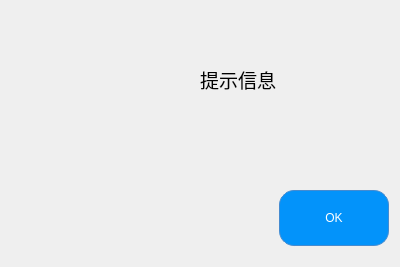
<?xml version="1.0" encoding="UTF-8"?>
<ui version="4.0">
 <class>Dialog</class>
 <widget class="QDialog" name="Dialog">
  <property name="geometry">
   <rect>
    <x>0</x>
    <y>0</y>
    <width>400</width>
    <height>267</height>
   </rect>
  </property>
  <property name="sizePolicy">
   <sizepolicy hsizetype="Fixed" vsizetype="Fixed">
    <horstretch>0</horstretch>
    <verstretch>0</verstretch>
   </sizepolicy>
  </property>
  <property name="maximumSize">
   <size>
    <width>400</width>
    <height>267</height>
   </size>
  </property>
  <property name="windowTitle">
   <string>提示</string>
  </property>
  <layout class="QVBoxLayout" name="verticalLayout">
   <item>
    <layout class="QHBoxLayout" name="horizontalLayout">
     <property name="spacing">
      <number>0</number>
     </property>
     <property name="leftMargin">
      <number>0</number>
     </property>
     <property name="topMargin">
      <number>0</number>
     </property>
     <property name="rightMargin">
      <number>0</number>
     </property>
     <property name="bottomMargin">
      <number>36</number>
     </property>
     <item>
      <widget class="QLabel" name="label_icon">
       <property name="font">
        <font>
         <pointsize>8</pointsize>
        </font>
       </property>
       <property name="frameShape">
        <enum>QFrame::Shape::NoFrame</enum>
       </property>
       <property name="text">
        <string/>
       </property>
       <property name="pixmap">
        <pixmap resource="comp_icons.qrc">:/icons/提示.png</pixmap>
       </property>
       <property name="scaledContents">
        <bool>false</bool>
       </property>
       <property name="alignment">
        <set>Qt::AlignmentFlag::AlignCenter</set>
       </property>
       <property name="wordWrap">
        <bool>false</bool>
       </property>
       <property name="margin">
        <number>0</number>
       </property>
       <property name="indent">
        <number>-1</number>
       </property>
       <property name="openExternalLinks">
        <bool>false</bool>
       </property>
      </widget>
     </item>
     <item>
      <widget class="QLabel" name="label_text">
       <property name="font">
        <font>
         <pointsize>14</pointsize>
        </font>
       </property>
       <property name="text">
        <string>提示信息</string>
       </property>
      </widget>
     </item>
    </layout>
   </item>
   <item>
    <widget class="QDialogButtonBox" name="buttonBox">
     <property name="sizePolicy">
      <sizepolicy hsizetype="Expanding" vsizetype="Fixed">
       <horstretch>0</horstretch>
       <verstretch>0</verstretch>
      </sizepolicy>
     </property>
     <property name="font">
      <font>
       <pointsize>23</pointsize>
      </font>
     </property>
     <property name="cursor">
      <cursorShape>PointingHandCursor</cursorShape>
     </property>
     <property name="styleSheet">
      <string notr="true">QDialogButtonBox QPushButton {
	color: rgb(255, 255, 255);
    background-color: rgb(3, 147, 250); /* 天空蓝背景 */
    border: 1px solid rgb(69, 139, 208); /* 边框颜色和宽度 */
    border-radius: 15px; /* 圆角半径 */
    padding: 20px 45px; /* 内边距，可以根据需要调整 */
    margin-bottom: 10px; /* 外边距，可选，根据实际情况调整 */
}

/* 鼠标悬停时的样式 */
QDialogButtonBox QPushButton:hover {
    background-color: rgb(0, 103, 154); /* 悬停时改变背景色 */
}
</string>
     </property>
     <property name="orientation">
      <enum>Qt::Orientation::Horizontal</enum>
     </property>
     <property name="standardButtons">
      <set>QDialogButtonBox::StandardButton::Ok</set>
     </property>
    </widget>
   </item>
  </layout>
 </widget>
 <resources>
  <include location="comp_icons.qrc"/>
  <include location="comp_icons.qrc"/>
 </resources>
 <connections>
  <connection>
   <sender>buttonBox</sender>
   <signal>accepted()</signal>
   <receiver>Dialog</receiver>
   <slot>accept()</slot>
   <hints>
    <hint type="sourcelabel">
     <x>248</x>
     <y>254</y>
    </hint>
    <hint type="destinationlabel">
     <x>157</x>
     <y>274</y>
    </hint>
   </hints>
  </connection>
  <connection>
   <sender>buttonBox</sender>
   <signal>rejected()</signal>
   <receiver>Dialog</receiver>
   <slot>reject()</slot>
   <hints>
    <hint type="sourcelabel">
     <x>316</x>
     <y>260</y>
    </hint>
    <hint type="destinationlabel">
     <x>286</x>
     <y>274</y>
    </hint>
   </hints>
  </connection>
 </connections>
</ui>
